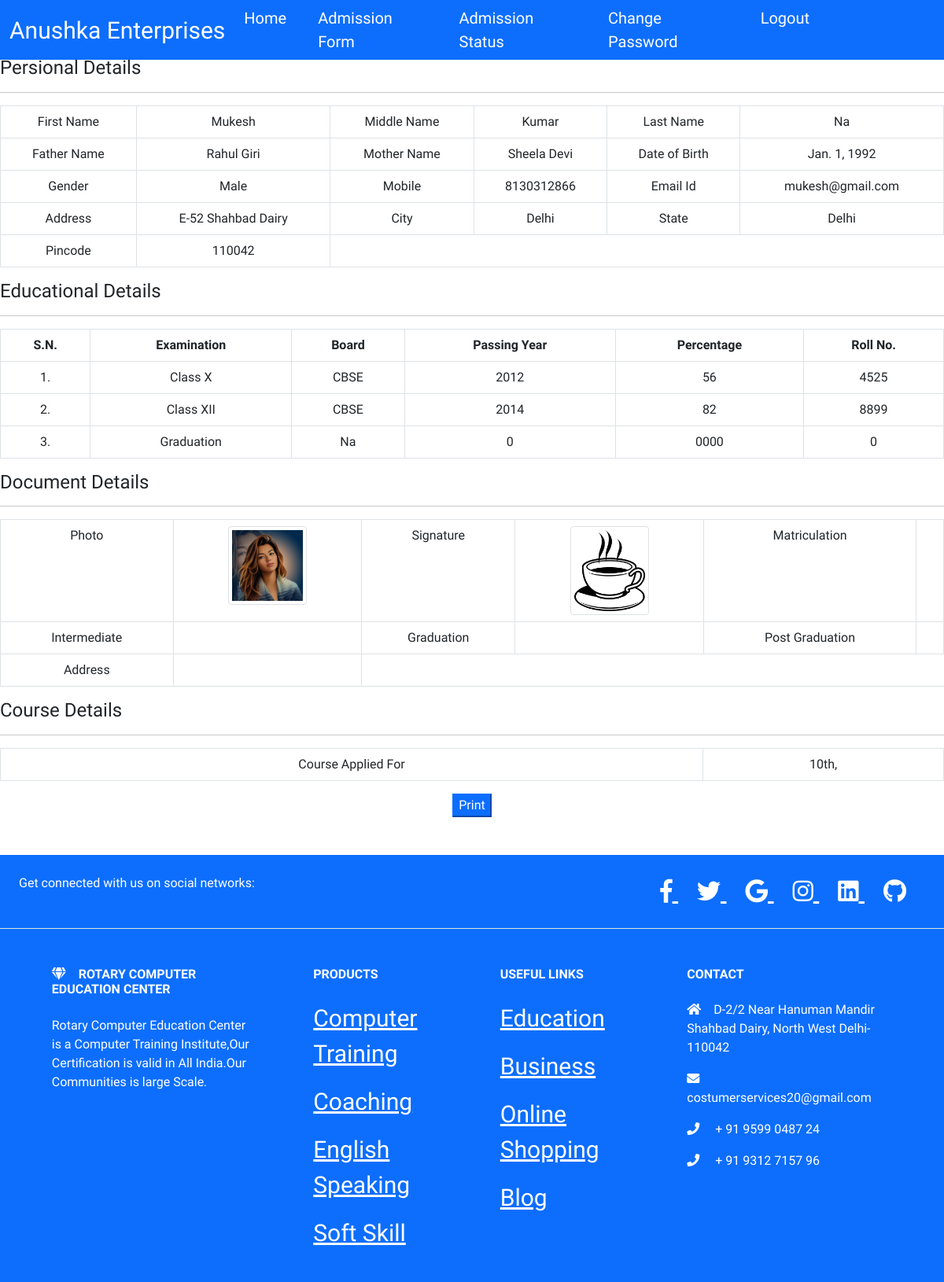
Page /edu/printform/ (signed in) on the committed database.
### edu/models.py (models this page shows)
class Addmissionform(models.Model):
    user = models.ForeignKey(User,on_delete=models.CASCADE)
    firstname = models.CharField(max_length=100)
    middlename = models.CharField(max_length=100)
    lastname =  models.CharField(max_length=100)
    fathername = models.CharField(max_length=100)
    mothername = models.CharField(max_length=100)
    dob        = models.DateField(auto_now = False, auto_now_add = False)
    gender     = models.CharField(max_length=100)
    mobile     = models.PositiveIntegerField()
    email      = models.EmailField()
    address    = models.CharField(max_length=150)
    city       = models.CharField(max_length=100)
    state      = models.CharField(choices= STATE_CHOICE,  max_length=25)
    pin        = models.PositiveIntegerField()
    board=models.CharField(max_length=100)
    board1=models.CharField(max_length=100)
    board2=models.CharField(max_length=100)
    passing_year=models.PositiveBigIntegerField()
    passing_year1=models.PositiveBigIntegerField()
    passing_year2=models.PositiveBigIntegerField()
    percentage=models.CharField(max_length=100)
    percentage1=models.CharField(max_length=100)
    percentage2=models.CharField(max_length=100)
    roll_number=models.PositiveBigIntegerField()
    roll_number1=models.PositiveBigIntegerField()
    roll_number2=models.PositiveBigIntegerField()
    photo=models.ImageField(upload_to='photoimage',blank=True)
    signature=models.ImageField(upload_to='signatureimage',blank=True)
    matriculation=models.FileField(upload_to='matricdoc',blank=True)
    intermediate=models.FileField(upload_to='intermediatedoc',blank=True)
    graducation=models.FileField(upload_to='graducationdoc',blank=True)
    postgraducation=models.FileField(upload_to='postgraducationdoc',blank=True)
    address_proof=models.FileField(upload_to='photodoc',blank=True)
    course_applied_for=models.CharField(choices=COURSE_CHOICE,max_length=25)

### edu/views.py (the view)
# urls.py: path('printform/',views.Admission_Details, name='printform'),
def Admission_Details(request):
     if request.user.is_authenticated:
      if request.method == 'POST':
         return render(request, 'edu/preview.html')
      else:
       user =request.user
       print(user)
       form = Addmissionform.objects.filter(user=user)
       print(form)
       full_name = user.get_full_name()
       return render(request,'edu/preview.html',{'full_name':full_name,'form':form})
     else:
         return HttpResponseRedirect('/edu/admission')

### edu/templates/edu/preview.html (shortened to what this page needs)
{% extends 'edu/base1.html' %}
{% load static %}
{% block content3 %}
 {% for fm in form %}
<br>
 <div class="container-fluid mt-5 print-container p-0 m-0">
    <h4>Persional Details</h4>
    <hr>
    <table class="table table-bordered mt-2 p-3 text-center">
        <tbody>
          <tr>
            <td>First Name</td>
            <td>{{fm.firstname}}</td>
            <td>Middle Name</td>
            <td>{{fm.middlename}}</td>
            <td>Last Name</td>
            <td>{{fm.lastname}}</td>
        </tr>
        <tr>
            <td>Father Name</td>
            <td>{{fm.fathername}}</td>
            <td>Mother Name</td>
            <td>{{fm.mothername}}</td>
            <td>Date of Birth</td>
           <td>{{fm.dob}}</td>
          </tr>
          <tr>
            <td>Gender</td>
            <td>{{fm.gender}}</td>
            <td>Mobile</td>
            <td>{{fm.mobile}}</td>
            <td>Email Id</td>
           <td>{{fm.email}}</td>
          </tr>
          <tr>
            <td>Address</td>
            <td>{{fm.address}}</td>
            <td>City</td>
            <td>{{fm.city}}</td>
            <td>State</td>
           <td>{{fm.state}}</td>
          </tr>
          <tr>
            <td>Pincode</td>
           <td>{{fm.pin}}</td>
          </tr>
        </tbody>
      </table>
      <h4>Educational Details</h4>
    <hr>
    <table class="table table-bordered mt-1 p-3 text-center">
        <tbody>
          <tr>
            <th>S.N.</th>
            <th>Examination</th>
            <th>Board</th>
            <th>Passing Year</th>
            <th>Percentage</th>
            <th>Roll No.</th>
        </tr>
        <tr>
            <td>1.</td>
            <td>Class X</td>
            <td>{{fm.board}}</td>
            <td>{{fm.passing_year}}</td>
            <td>{{fm.percentage}}</td>
            <td>{{fm.roll_number}}</td>
          </tr>
          <tr>
            <td>2.</td>
            <td>Class XII</td>
            <td>{{fm.board1}}</td>
            <td>{{fm.passing_year1}}</td>
            <td>{{fm.percentage1}}</td>
            <td>{{fm.roll_number1}}</td>
          </tr>
          <tr>
            <td>3.</td>
            <td>Graduation</td>
            <td>{{fm.board2}}</td>
            <td>{{fm.passing_year2}}</td>
            <td>{{fm.percentage2}}</td>
            <td>{{fm.roll_number2}}</td>
          </tr>
        </tbody>
      </table>
      <h4>Document Details</h4>
    <hr>
    <table class="table table-bordered mt-1 p-3 text-center">
        <tbody>
          <tr>
            <td>Photo</td>
            <td class="text-center"><img src="{{fm.photo.url}}" alt=""
                class="img-fluid img-thumbnail" width="100" height="100"></td>
            <td>Signature</td>
            <td><img src="{{fm.signature.url}}" alt=""
               class="img-fluid img-thumbnail " width="100" height="100"></td>
            <td>Matriculation</td>
            <td>{{fm.matriculation}} </td>
        </tr>
        <tr>
            <td>Intermediate</td>
            <td>{{fm.intermediate}}</td>
            <td>Graduation</td>
            <td>{{fm.graducation}}</td>
            <td>Post Graduation</td>
           <td>{{fm.postgraducation}}</a></td>
          </tr>
          <tr>
            <td>Address</td>
            <td>{{fm.address_proof}}</td>
          </tr>
        </tbody>
      </table>
      <h4>Course Details</h4>
    <hr>
    <table class="table table-bordered mt-1 p-3 text-center">
        <tbody>
          <tr>
            <td>Course Applied For</td>
            <td>{{fm.course_applied_for}}</td>
        </tr>
        </tbody>
      </table>
 {% endfor %}
<center>
<input id ="printbtn" type="button" value="Print" onclick="window.print();" class="btn-primary">
</center>
<br>
<br>
{% endblock content3 %}

### edu/templates/edu/base1.html (style rules this page uses)
body { font-family: 'Balsamiq Sans', cursive; margin: 0px; padding: 0px; }

### rows in the picture
Addmissionform: firstname "Mukesh", middlename "Kumar", lastname "Na", fathername "Rahul Giri", mothername "Sheela Devi", dob "Jan. 1, 1992", gender "Male", mobile "8130312866", email "mukesh@gmail.com", address "E-52 Shahbad Dairy", city "Delhi", state "Delhi", pin "110042", board "CBSE", passing_year "2012", percentage "56", roll_number "4525", board1 "CBSE", passing_year1 "2014", percentage1 "82", roll_number1 "8899", board2 "Na", passing_year2 "0", percentage2 "0000", roll_number2 "0", photo (picture), signature (picture), course_applied_for "10th,"
